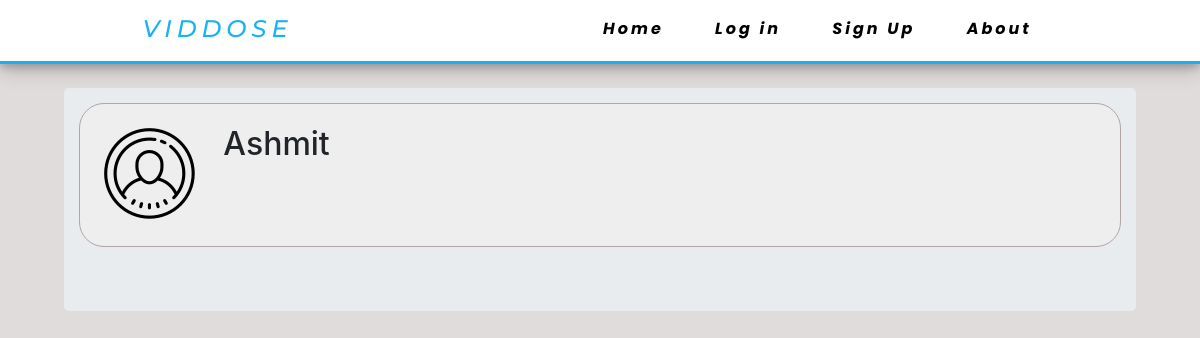
The app's page /user/Ashmit, older data.
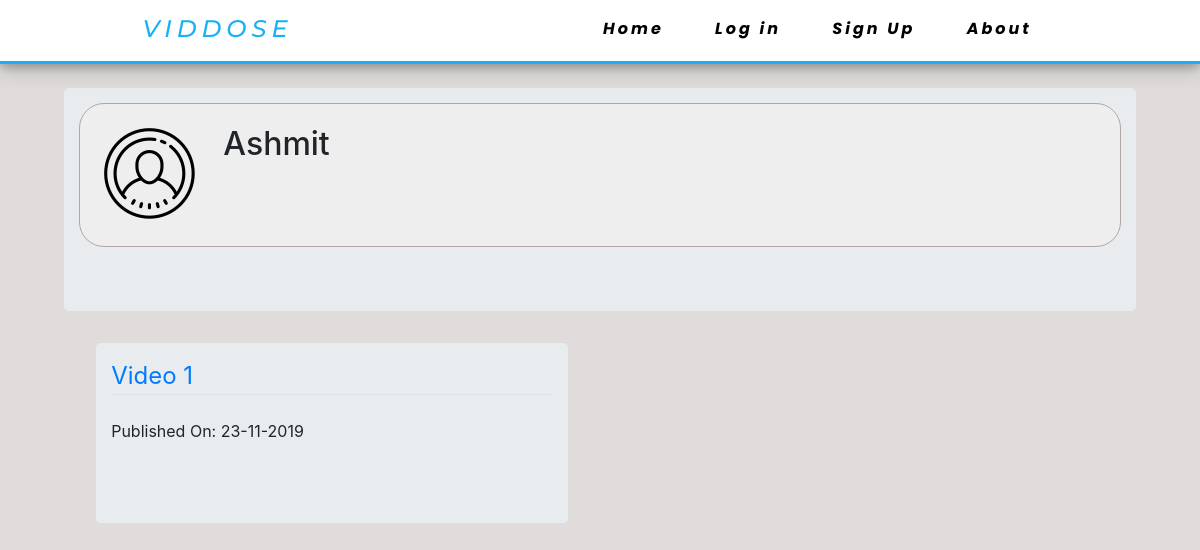
The same page, newer data.
### app/models.py (models this page shows, shortened)
class User(db.Model, UserMixin):
    id = db.Column(db.Integer, primary_key=True)
    username = db.Column(db.String(20), unique=True, nullable=False)
    email = db.Column(db.String(120), unique=True, nullable=False)
    image_file = db.Column(db.String(20), nullable=False, default='default.jpg')
    password = db.Column(db.String(60), nullable=False)
    posts = db.relationship('Post', backref='author', lazy=True)

class Post(db.Model):
    id = db.Column(db.Integer, primary_key=True)
    title = db.Column(db.String(100), nullable=False)
    upload_date = db.Column(db.DateTime, nullable=False, default=datetime.utcnow)
    content = db.Column(db.Text, nullable=False)
    user_id = db.Column(db.Integer, db.ForeignKey('user.id'), nullable=False)

### app/routes.py (the view)
@app.route("/user/<username>")
def user(username):
    user = User.query.filter_by(username=username).first()
    post = Post.query.filter_by(user_id=user.id).all()
    image_file = url_for('static', filename='profile_pics/' + user.image_file)
    return render_template('creator.html', title=user.username, post=post, user=user, image_file=image_file)

### app/templates/creator.html (shortened to what this page needs)
{% extends "layout.html" %}
{% block content %}
<div class="jumbotron">
  <div class="media" style="border: 1px solid #b1a5a5; border-radius: 25px; padding: 2%; background-color: #eee;">
    <img class="rounded-circle account-img" src="{{ image_file }}" width="100px" align="left"> &nbsp; &nbsp; &nbsp;
    <div class="media-body">
      <h2 class="account-heading">{{ user.username }}</h2>
    </div>
  </div>
</div>
{% for post in user.posts %}
<div class="jumbotron float-left" style="width: 44%; margin-left: 3%;">
  <legend class="border-bottom mb-4">
    <a href="{{ url_for('post', post_id=post.id) }}"> {{ post.title }} </a>
  </legend>
  <p>
    <div class="float-left">Published On: {{ post.upload_date.strftime('%d-%m-%Y') }}</div><br>
  </p>
</div>
{% endfor %}
{% endblock content %}

### app/templates/layout.html (shortened to what this page needs)
<!DOCTYPE html>
<html>
<head>
    <link rel="stylesheet" type="text/css" href="{{ url_for('static', filename='bs.css') }}">
    <link rel="stylesheet" type="text/css" href="{{ url_for('static', filename='style.css') }}">
</head>
<body>
    <nav style="font-style: italic;">
        <div class="logo">
            <h4>ViddOse</h4>
        </div>
        <ul class="nav-links">
            <li><a href="/">Home</a></li>
            {% if current_user.is_authenticated %}
            <li><a href="/upload/new">Upload</a></li>
            <li><a href="/user/{{ current_user.username }}">Profile</a></li>
            <li><a href="/logout">Log out</a></li>
            {% else %}
            <li><a href="/login">Log in</a></li>
            <li><a href="/register">Sign Up</a></li>
            {% endif %}
            <li><a href="/about">About</a></li>
        </ul>
    </nav>
    <br>
    <div class="mainbody">
        {% block content %}
        {% endblock content %}
    </div>
</body>
</html>

### app/static/style.css (style rules this page uses)
html { scroll-behavior: smooth; }
body { background-color: #e0dcdc; }
.mainbody { margin-top: 8vh; margin-left: 8vh; margin-right: 8vh; }
.jumbotron { padding-top: 15px; padding-right: 15px; padding-left: 15px; }
* { margin: 0px; padding: 0px; box-sizing: border-box; }
nav { display: flex; justify-content: space-around; align-items: center; min-height: 8vh; border-bottom: 3px solid #17B1F7; font-family: 'Poppins', sans-serif; box-shadow: 0 4px 8px 0 rgba(0, 0, 0, 0.2), 0 6px 20px 0 rgba(0, 0, 0, 0.19); position: fixed; top: 0; width: 100%; background-color: white; z-index: 1000; }
.logo { text-transform: uppercase; letter-spacing: 5px; font-size: 22px; margin-top: 0.7vh; color: #17B1F7; font-family: 'Montserrat', sans-serif; }
.nav-links { display: flex; justify-content: space-around; width: 40%; margin-top: 1.5vh; }
.nav-links li { list-style: none; }
.nav-links a { color: black; text-decoration: none; letter-spacing: 3px; font-weight: bold; }

Row changes from the older to the newer data that the page shows:
added Post: title "Video 1", upload_date "23-11-2019"
